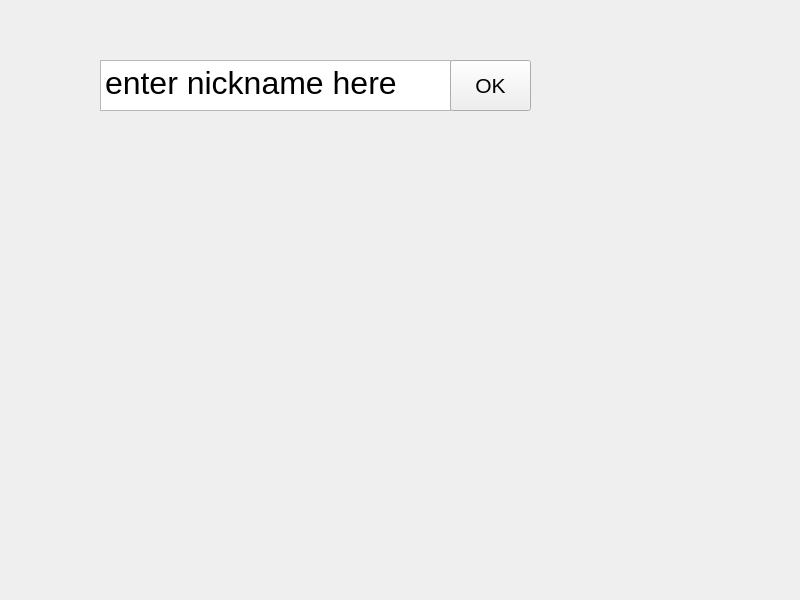
<?xml version="1.0" encoding="UTF-8"?>
<ui version="4.0">
 <class>PlayerStatsWindow</class>
 <widget class="QWidget" name="PlayerStatsWindow">
  <property name="geometry">
   <rect>
    <x>0</x>
    <y>0</y>
    <width>800</width>
    <height>600</height>
   </rect>
  </property>
  <property name="windowTitle">
   <string>PlayerStatsWindow</string>
  </property>
  <widget class="QLabel" name="data">
   <property name="geometry">
    <rect>
     <x>270</x>
     <y>120</y>
     <width>211</width>
     <height>241</height>
    </rect>
   </property>
   <property name="font">
    <font>
     <pointsize>14</pointsize>
    </font>
   </property>
   <property name="text">
    <string/>
   </property>
  </widget>
  <widget class="QTextEdit" name="nicknameEdit">
   <property name="geometry">
    <rect>
     <x>100</x>
     <y>60</y>
     <width>351</width>
     <height>51</height>
    </rect>
   </property>
   <property name="font">
    <font>
     <pointsize>24</pointsize>
    </font>
   </property>
   <property name="html">
    <string>&lt;!DOCTYPE HTML PUBLIC &quot;-//W3C//DTD HTML 4.0//EN&quot; &quot;http://www.w3.org/TR/REC-html40/strict.dtd&quot;&gt;
&lt;html&gt;&lt;head&gt;&lt;meta name=&quot;qrichtext&quot; content=&quot;1&quot; /&gt;&lt;meta charset=&quot;utf-8&quot; /&gt;&lt;style type=&quot;text/css&quot;&gt;
p, li { white-space: pre-wrap; }
hr { height: 1px; border-width: 0; }
li.unchecked::marker { content: &quot;\2610&quot;; }
li.checked::marker { content: &quot;\2612&quot;; }
&lt;/style&gt;&lt;/head&gt;&lt;body style=&quot; font-family:'Sans Serif'; font-size:24pt; font-weight:400; font-style:normal;&quot;&gt;
&lt;p style=&quot; margin-top:0px; margin-bottom:0px; margin-left:0px; margin-right:0px; -qt-block-indent:0; text-indent:0px;&quot;&gt;enter nickname here&lt;/p&gt;&lt;/body&gt;&lt;/html&gt;</string>
   </property>
  </widget>
  <widget class="QPushButton" name="confirm">
   <property name="geometry">
    <rect>
     <x>450</x>
     <y>60</y>
     <width>81</width>
     <height>51</height>
    </rect>
   </property>
   <property name="font">
    <font>
     <pointsize>16</pointsize>
    </font>
   </property>
   <property name="text">
    <string>OK</string>
   </property>
  </widget>
 </widget>
 <resources/>
 <connections/>
</ui>
